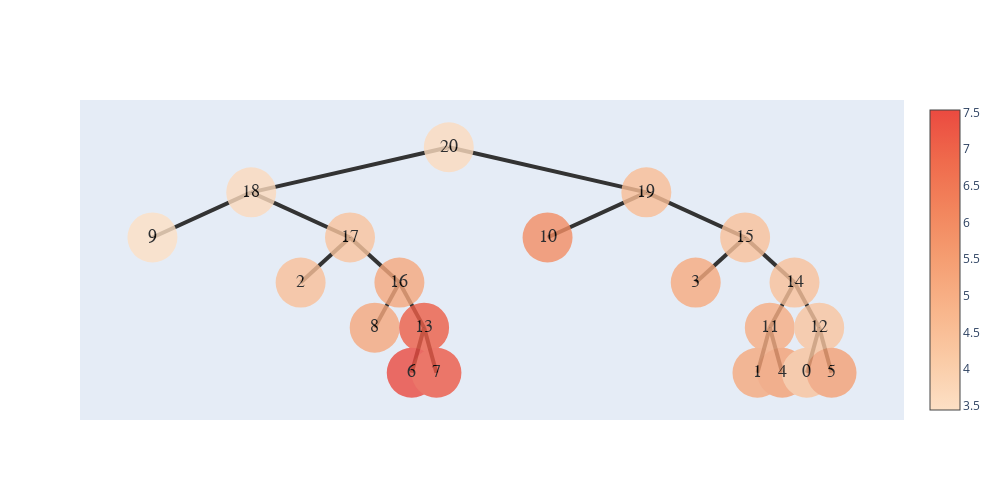
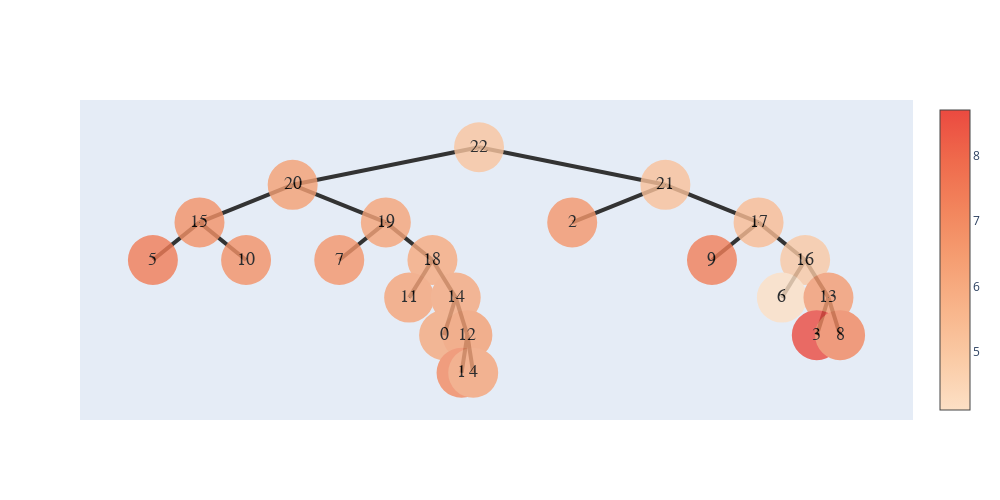
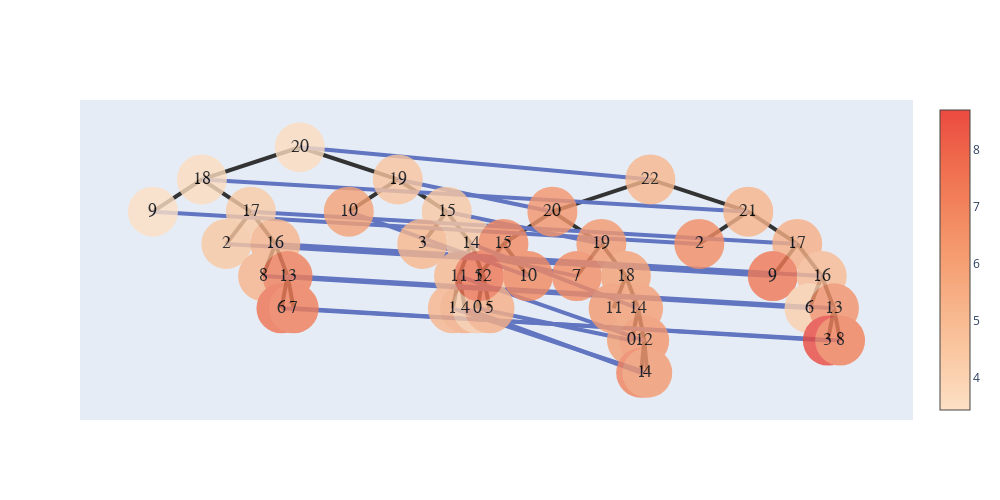

Notebook code cell kept with these figures, in order:
### Code cell
alignment_process(cell_path1,cell_path2,celltype_path1,celltype_path2,celltype_column1,celltype_column2,folder_path1,folder_path2,radius1,radius2,c1,c2,epoches1,epoches2)

### Figure 1 — Plotly figure (JSON) as saved in the notebook; plotly's stock layout.template omitted (floating-point values rounded to 4 significant figures)
{"data": [{"hoverinfo": "text", "marker": {"color": [3.587, 3.626, 3.44, 4.33, 4.452, 5.193, 5.177, 7.113, 7.533, 7.207, 4.556, 5.929, 4.421, 5.126, 4.429, 5.043, 5.161, 5.441, 4.31, 4.345, 5.399], "colorscale": [[0, "rgb(253, 224, 197)"], [0.1667, "rgb(250, 203, 166)"], [0.3333, "rgb(248, 181, 139)"], [0.5, "rgb(245, 158, 114)"], [0.6667, "rgb(242, 133, 93)"], [0.8333, "rgb(239, 106, 76)"], [1, "rgb(235, 74, 64)"]], "showscale": true, "size": 50, "symbol": "circle-dot"}, "mode": "markers+text", "opacity": 0.8, "text": ["20", "18", "9", "17", "2", "16", "8", "13", "6", "7", "19", "10", "15", "3", "14", "11", "1", "4", "12", "0", "5"], "textfont": {"color": "#000000", "family": "sans serif", "size": 18}, "type": "scatter", "x": [5.5, 3.25, 2.125, 4.375, 3.812, 4.938, 4.656, 5.219, 5.078, 5.359, 7.75, 6.625, 8.875, 8.312, 9.438, 9.156, 9.016, 9.297, 9.719, 9.578, 9.859], "y": [5, 3.5, 2, 2, 0.5, 0.5, -1, -1, -2.5, -2.5, 3.5, 2, 2, 0.5, 0.5, -1, -2.5, -2.5, -1, -2.5, -2.5]}], "layout": {"height": 500, "shapes": [{"layer": "below", "line": {"color": "#333", "width": 4}, "type": "line", "x0": 5.5, "x1": 5.5, "y0": 5, "y1": 5}, {"layer": "below", "line": {"color": "#333", "width": 4}, "type": "line", "x0": 5.5, "x1": 3.25, "y0": 5, "y1": 3.5}, {"layer": "below", "line": {"color": "#333", "width": 4}, "type": "line", "x0": 3.25, "x1": 2.125, "y0": 3.5, "y1": 2}, {"layer": "below", "line": {"color": "#333", "width": 4}, "type": "line", "x0": 3.25, "x1": 4.375, "y0": 3.5, "y1": 2}, {"layer": "below", "line": {"color": "#333", "width": 4}, "type": "line", "x0": 4.375, "x1": 3.812, "y0": 2, "y1": 0.5}, {"layer": "below", "line": {"color": "#333", "width": 4}, "type": "line", "x0": 4.375, "x1": 4.938, "y0": 2, "y1": 0.5}, {"layer": "below", "line": {"color": "#333", "width": 4}, "type": "line", "x0": 4.938, "x1": 4.656, "y0": 0.5, "y1": -1}, {"layer": "below", "line": {"color": "#333", "width": 4}, "type": "line", "x0": 4.938, "x1": 5.219, "y0": 0.5, "y1": -1}, {"layer": "below", "line": {"color": "#333", "width": 4}, "type": "line", "x0": 5.219, "x1": 5.078, "y0": -1, "y1": -2.5}, {"layer": "below", "line": {"color": "#333", "width": 4}, "type": "line", "x0": 5.219, "x1": 5.359, "y0": -1, "y1": -2.5}, {"layer": "below", "line": {"color": "#333", "width": 4}, "type": "line", "x0": 5.5, "x1": 7.75, "y0": 5, "y1": 3.5}, {"layer": "below", "line": {"color": "#333", "width": 4}, "type": "line", "x0": 7.75, "x1": 6.625, "y0": 3.5, "y1": 2}, {"layer": "below", "line": {"color": "#333", "width": 4}, "type": "line", "x0": 7.75, "x1": 8.875, "y0": 3.5, "y1": 2}, {"layer": "below", "line": {"color": "#333", "width": 4}, "type": "line", "x0": 8.875, "x1": 8.312, "y0": 2, "y1": 0.5}, {"layer": "below", "line": {"color": "#333", "width": 4}, "type": "line", "x0": 8.875, "x1": 9.438, "y0": 2, "y1": 0.5}, {"layer": "below", "line": {"color": "#333", "width": 4}, "type": "line", "x0": 9.438, "x1": 9.156, "y0": 0.5, "y1": -1}, {"layer": "below", "line": {"color": "#333", "width": 4}, "type": "line", "x0": 9.156, "x1": 9.016, "y0": -1, "y1": -2.5}, {"layer": "below", "line": {"color": "#333", "width": 4}, "type": "line", "x0": 9.156, "x1": 9.297, "y0": -1, "y1": -2.5}, {"layer": "below", "line": {"color": "#333", "width": 4}, "type": "line", "x0": 9.438, "x1": 9.719, "y0": 0.5, "y1": -1}, {"layer": "below", "line": {"color": "#333", "width": 4}, "type": "line", "x0": 9.719, "x1": 9.578, "y0": -1, "y1": -2.5}, {"layer": "below", "line": {"color": "#333", "width": 4}, "type": "line", "x0": 9.719, "x1": 9.859, "y0": -1, "y1": -2.5}], "width": 1000, "xaxis": {"showgrid": false, "showline": false, "showticklabels": false, "zeroline": false}, "yaxis": {"showgrid": false, "showline": false, "showticklabels": false, "zeroline": false}}}

### Figure 2 — Plotly figure (JSON) as saved in the notebook; plotly's stock layout.template omitted (floating-point values rounded to 4 significant figures)
{"data": [{"hoverinfo": "text", "marker": {"color": [5.075, 6.339, 6.796, 7.431, 6.808, 6.198, 6.669, 5.997, 6.201, 6.061, 6.043, 6.345, 7.018, 6.192, 5.223, 6.622, 5.389, 7.344, 4.942, 4.116, 6.46, 8.696, 7.063], "colorscale": [[0, "rgb(253, 224, 197)"], [0.1667, "rgb(250, 203, 166)"], [0.3333, "rgb(248, 181, 139)"], [0.5, "rgb(245, 158, 114)"], [0.6667, "rgb(242, 133, 93)"], [0.8333, "rgb(239, 106, 76)"], [1, "rgb(235, 74, 64)"]], "showscale": true, "size": 50, "symbol": "circle-dot"}, "mode": "markers+text", "opacity": 0.8, "text": ["22", "20", "15", "5", "10", "19", "7", "18", "11", "14", "0", "12", "1", "4", "21", "2", "17", "9", "16", "6", "13", "3", "8"], "textfont": {"color": "#000000", "family": "sans serif", "size": 18}, "type": "scatter", "x": [5.5, 3.25, 2.125, 1.562, 2.688, 4.375, 3.812, 4.938, 4.656, 5.219, 5.078, 5.359, 5.289, 5.43, 7.75, 6.625, 8.875, 8.312, 9.438, 9.156, 9.719, 9.578, 9.859], "y": [5, 3.5, 2, 0.5, 0.5, 2, 0.5, 0.5, -1, -1, -2.5, -2.5, -4, -4, 3.5, 2, 2, 0.5, 0.5, -1, -1, -2.5, -2.5]}], "layout": {"height": 500, "shapes": [{"layer": "below", "line": {"color": "#333", "width": 4}, "type": "line", "x0": 5.5, "x1": 5.5, "y0": 5, "y1": 5}, {"layer": "below", "line": {"color": "#333", "width": 4}, "type": "line", "x0": 5.5, "x1": 3.25, "y0": 5, "y1": 3.5}, {"layer": "below", "line": {"color": "#333", "width": 4}, "type": "line", "x0": 3.25, "x1": 2.125, "y0": 3.5, "y1": 2}, {"layer": "below", "line": {"color": "#333", "width": 4}, "type": "line", "x0": 2.125, "x1": 1.562, "y0": 2, "y1": 0.5}, {"layer": "below", "line": {"color": "#333", "width": 4}, "type": "line", "x0": 2.125, "x1": 2.688, "y0": 2, "y1": 0.5}, {"layer": "below", "line": {"color": "#333", "width": 4}, "type": "line", "x0": 3.25, "x1": 4.375, "y0": 3.5, "y1": 2}, {"layer": "below", "line": {"color": "#333", "width": 4}, "type": "line", "x0": 4.375, "x1": 3.812, "y0": 2, "y1": 0.5}, {"layer": "below", "line": {"color": "#333", "width": 4}, "type": "line", "x0": 4.375, "x1": 4.938, "y0": 2, "y1": 0.5}, {"layer": "below", "line": {"color": "#333", "width": 4}, "type": "line", "x0": 4.938, "x1": 4.656, "y0": 0.5, "y1": -1}, {"layer": "below", "line": {"color": "#333", "width": 4}, "type": "line", "x0": 4.938, "x1": 5.219, "y0": 0.5, "y1": -1}, {"layer": "below", "line": {"color": "#333", "width": 4}, "type": "line", "x0": 5.219, "x1": 5.078, "y0": -1, "y1": -2.5}, {"layer": "below", "line": {"color": "#333", "width": 4}, "type": "line", "x0": 5.219, "x1": 5.359, "y0": -1, "y1": -2.5}, {"layer": "below", "line": {"color": "#333", "width": 4}, "type": "line", "x0": 5.359, "x1": 5.289, "y0": -2.5, "y1": -4}, {"layer": "below", "line": {"color": "#333", "width": 4}, "type": "line", "x0": 5.359, "x1": 5.43, "y0": -2.5, "y1": -4}, {"layer": "below", "line": {"color": "#333", "width": 4}, "type": "line", "x0": 5.5, "x1": 7.75, "y0": 5, "y1": 3.5}, {"layer": "below", "line": {"color": "#333", "width": 4}, "type": "line", "x0": 7.75, "x1": 6.625, "y0": 3.5, "y1": 2}, {"layer": "below", "line": {"color": "#333", "width": 4}, "type": "line", "x0": 7.75, "x1": 8.875, "y0": 3.5, "y1": 2}, {"layer": "below", "line": {"color": "#333", "width": 4}, "type": "line", "x0": 8.875, "x1": 8.312, "y0": 2, "y1": 0.5}, {"layer": "below", "line": {"color": "#333", "width": 4}, "type": "line", "x0": 8.875, "x1": 9.438, "y0": 2, "y1": 0.5}, {"layer": "below", "line": {"color": "#333", "width": 4}, "type": "line", "x0": 9.438, "x1": 9.156, "y0": 0.5, "y1": -1}, {"layer": "below", "line": {"color": "#333", "width": 4}, "type": "line", "x0": 9.438, "x1": 9.719, "y0": 0.5, "y1": -1}, {"layer": "below", "line": {"color": "#333", "width": 4}, "type": "line", "x0": 9.719, "x1": 9.578, "y0": -1, "y1": -2.5}, {"layer": "below", "line": {"color": "#333", "width": 4}, "type": "line", "x0": 9.719, "x1": 9.859, "y0": -1, "y1": -2.5}], "width": 1000, "xaxis": {"showgrid": false, "showline": false, "showticklabels": false, "zeroline": false}, "yaxis": {"showgrid": false, "showline": false, "showticklabels": false, "zeroline": false}}}

### Figure 3 — Plotly figure (JSON) as saved in the notebook; plotly's stock layout.template omitted (floating-point values rounded to 4 significant figures)
{"data": [{"hoverinfo": "text", "hovertext": ["connect 22", "connect 21", "connect 2", "connect 17", "connect 9", "connect 16", "connect 6", "connect 13", "connect 8", "connect 3", "connect 20", "connect 10", "connect 19", "connect 7", "connect 14", "connect 12", "connect 4", "connect 1", "connect Empty", "connect 0", "connect Empty", "connect 20", "connect 19", "connect Empty", "connect Empty", "connect 10", "connect 15", "connect 3", "connect Empty", "connect Empty", "connect 14", "connect 0", "connect 11", "connect 4", "connect 1", "connect 18", "connect 9", "connect 17", "connect 2", "connect 16", "connect 8", "connect 13", "connect 7", "connect 6"], "marker": {"color": [3.587, 3.626, 3.44, 4.33, 4.452, 5.193, 5.177, 7.113, 7.533, 7.207, 4.556, 5.929, 4.421, 5.126, 4.429, 5.043, 5.161, 5.441, 4.31, 4.345, 5.399, 5.075, 6.339, 6.796, 7.431, 6.808, 6.198, 6.669, 5.997, 6.201, 6.061, 6.043, 6.345, 7.018, 6.192, 5.223, 6.622, 5.389, 7.344, 4.942, 4.116, 6.46, 8.696, 7.063], "colorscale": [[0, "rgb(253, 224, 197)"], [0.1667, "rgb(250, 203, 166)"], [0.3333, "rgb(248, 181, 139)"], [0.5, "rgb(245, 158, 114)"], [0.6667, "rgb(242, 133, 93)"], [0.8333, "rgb(239, 106, 76)"], [1, "rgb(235, 74, 64)"]], "showscale": true, "size": 50, "symbol": "circle-dot"}, "mode": "markers+text", "opacity": 0.8, "text": ["20", "18", "9", "17", "2", "16", "8", "13", "6", "7", "19", "10", "15", "3", "14", "11", "1", "4", "12", "0", "5", "22", "20", "15", "5", "10", "19", "7", "18", "11", "14", "0", "12", "1", "4", "21", "2", "17", "9", "16", "6", "13", "3", "8"], "textfont": {"color": "#000000", "family": "sans serif", "size": 18}, "type": "scatter", "x": [10.5, 5.75, 3.375, 8.125, 6.938, 9.312, 8.719, 9.906, 9.609, 10.2, 15.25, 12.88, 17.62, 16.44, 18.81, 18.22, 17.92, 18.52, 19.41, 19.11, 19.7, 27.5, 22.75, 20.38, 19.19, 21.56, 25.12, 23.94, 26.31, 25.72, 26.91, 26.61, 27.2, 27.05, 27.35, 32.25, 29.88, 34.62, 33.44, 35.81, 35.22, 36.41, 36.11, 36.7], "y": [5, 3.5, 2, 2, 0.5, 0.5, -1, -1, -2.5, -2.5, 3.5, 2, 2, 0.5, 0.5, -1, -2.5, -2.5, -1, -2.5, -2.5, 3.5, 2, 0.5, -1, -1, 0.5, -1, -1, -2.5, -2.5, -4, -4, -5.5, -5.5, 2, 0.5, 0.5, -1, -1, -2.5, -2.5, -4, -4]}], "layout": {"height": 500, "shapes": [{"layer": "below", "line": {"color": "#333", "width": 4}, "type": "line", "x0": 10.5, "x1": 10.5, "y0": 5, "y1": 5}, {"layer": "below", "line": {"color": "#333", "width": 4}, "type": "line", "x0": 10.5, "x1": 5.75, "y0": 5, "y1": 3.5}, {"layer": "below", "line": {"color": "#333", "width": 4}, "type": "line", "x0": 5.75, "x1": 3.375, "y0": 3.5, "y1": 2}, {"layer": "below", "line": {"color": "#333", "width": 4}, "type": "line", "x0": 5.75, "x1": 8.125, "y0": 3.5, "y1": 2}, {"layer": "below", "line": {"color": "#333", "width": 4}, "type": "line", "x0": 8.125, "x1": 6.938, "y0": 2, "y1": 0.5}, {"layer": "below", "line": {"color": "#333", "width": 4}, "type": "line", "x0": 8.125, "x1": 9.312, "y0": 2, "y1": 0.5}, {"layer": "below", "line": {"color": "#333", "width": 4}, "type": "line", "x0": 9.312, "x1": 8.719, "y0": 0.5, "y1": -1}, {"layer": "below", "line": {"color": "#333", "width": 4}, "type": "line", "x0": 9.312, "x1": 9.906, "y0": 0.5, "y1": -1}, {"layer": "below", "line": {"color": "#333", "width": 4}, "type": "line", "x0": 9.906, "x1": 9.609, "y0": -1, "y1": -2.5}, {"layer": "below", "line": {"color": "#333", "width": 4}, "type": "line", "x0": 9.906, "x1": 10.2, "y0": -1, "y1": -2.5}, {"layer": "below", "line": {"color": "#333", "width": 4}, "type": "line", "x0": 10.5, "x1": 15.25, "y0": 5, "y1": 3.5}, {"layer": "below", "line": {"color": "#333", "width": 4}, "type": "line", "x0": 15.25, "x1": 12.88, "y0": 3.5, "y1": 2}, {"layer": "below", "line": {"color": "#333", "width": 4}, "type": "line", "x0": 15.25, "x1": 17.62, "y0": 3.5, "y1": 2}, {"layer": "below", "line": {"color": "#333", "width": 4}, "type": "line", "x0": 17.62, "x1": 16.44, "y0": 2, "y1": 0.5}, {"layer": "below", "line": {"color": "#333", "width": 4}, "type": "line", "x0": 17.62, "x1": 18.81, "y0": 2, "y1": 0.5}, {"layer": "below", "line": {"color": "#333", "width": 4}, "type": "line", "x0": 18.81, "x1": 18.22, "y0": 0.5, "y1": -1}, {"layer": "below", "line": {"color": "#333", "width": 4}, "type": "line", "x0": 18.22, "x1": 17.92, "y0": -1, "y1": -2.5}, {"layer": "below", "line": {"color": "#333", "width": 4}, "type": "line", "x0": 18.22, "x1": 18.52, "y0": -1, "y1": -2.5}, {"layer": "below", "line": {"color": "#333", "width": 4}, "type": "line", "x0": 18.81, "x1": 19.41, "y0": 0.5, "y1": -1}, {"layer": "below", "line": {"color": "#333", "width": 4}, "type": "line", "x0": 19.41, "x1": 19.11, "y0": -1, "y1": -2.5}, {"layer": "below", "line": {"color": "#333", "width": 4}, "type": "line", "x0": 19.41, "x1": 19.7, "y0": -1, "y1": -2.5}, {"layer": "below", "line": {"color": "#333", "width": 4}, "type": "line", "x0": 27.5, "x1": 27.5, "y0": 3.5, "y1": 3.5}, {"layer": "below", "line": {"color": "#333", "width": 4}, "type": "line", "x0": 27.5, "x1": 22.75, "y0": 3.5, "y1": 2}, {"layer": "below", "line": {"color": "#333", "width": 4}, "type": "line", "x0": 22.75, "x1": 20.38, "y0": 2, "y1": 0.5}, {"layer": "below", "line": {"color": "#333", "width": 4}, "type": "line", "x0": 20.38, "x1": 19.19, "y0": 0.5, "y1": -1}, {"layer": "below", "line": {"color": "#333", "width": 4}, "type": "line", "x0": 20.38, "x1": 21.56, "y0": 0.5, "y1": -1}, {"layer": "below", "line": {"color": "#333", "width": 4}, "type": "line", "x0": 22.75, "x1": 25.12, "y0": 2, "y1": 0.5}, {"layer": "below", "line": {"color": "#333", "width": 4}, "type": "line", "x0": 25.12, "x1": 23.94, "y0": 0.5, "y1": -1}, {"layer": "below", "line": {"color": "#333", "width": 4}, "type": "line", "x0": 25.12, "x1": 26.31, "y0": 0.5, "y1": -1}, {"layer": "below", "line": {"color": "#333", "width": 4}, "type": "line", "x0": 26.31, "x1": 25.72, "y0": -1, "y1": -2.5}, {"layer": "below", "line": {"color": "#333", "width": 4}, "type": "line", "x0": 26.31, "x1": 26.91, "y0": -1, "y1": -2.5}, {"layer": "below", "line": {"color": "#333", "width": 4}, "type": "line", "x0": 26.91, "x1": 26.61, "y0": -2.5, "y1": -4}, {"layer": "below", "line": {"color": "#333", "width": 4}, "type": "line", "x0": 26.91, "x1": 27.2, "y0": -2.5, "y1": -4}, {"layer": "below", "line": {"color": "#333", "width": 4}, "type": "line", "x0": 27.2, "x1": 27.05, "y0": -4, "y1": -5.5}, {"layer": "below", "line": {"color": "#333", "width": 4}, "type": "line", "x0": 27.2, "x1": 27.35, "y0": -4, "y1": -5.5}, {"layer": "below", "line": {"color": "#333", "width": 4}, "type": "line", "x0": 27.5, "x1": 32.25, "y0": 3.5, "y1": 2}, {"layer": "below", "line": {"color": "#333", "width": 4}, "type": "line", "x0": 32.25, "x1": 29.88, "y0": 2, "y1": 0.5}, {"layer": "below", "line": {"color": "#333", "width": 4}, "type": "line", "x0": 32.25, "x1": 34.62, "y0": 2, "y1": 0.5}, {"layer": "below", "line": {"color": "#333", "width": 4}, "type": "line", "x0": 34.62, "x1": 33.44, "y0": 0.5, "y1": -1}, {"layer": "below", "line": {"color": "#333", "width": 4}, "type": "line", "x0": 34.62, "x1": 35.81, "y0": 0.5, "y1": -1}, {"layer": "below", "line": {"color": "#333", "width": 4}, "type": "line", "x0": 35.81, "x1": 35.22, "y0": -1, "y1": -2.5}, {"layer": "below", "line": {"color": "#333", "width": 4}, "type": "line", "x0": 35.81, "x1": 36.41, "y0": -1, "y1": -2.5}, {"layer": "below", "line": {"color": "#333", "width": 4}, "type": "line", "x0": 36.41, "x1": 36.11, "y0": -2.5, "y1": -4}, {"layer": "below", "line": {"color": "#333", "width": 4}, "type": "line", "x0": 36.41, "x1": 36.7, "y0": -2.5, "y1": -4}, {"layer": "below", "line": {"color": "#6175c1", "width": 4}, "type": "line", "x0": 10.5, "x1": 27.5, "y0": 5, "y1": 3.5}, {"layer": "below", "line": {"color": "#6175c1", "width": 4}, "type": "line", "x0": 15.25, "x1": 22.75, "y0": 3.5, "y1": 2}, {"layer": "below", "line": {"color": "#6175c1", "width": 4}, "type": "line", "x0": 17.62, "x1": 25.12, "y0": 2, "y1": 0.5}, {"layer": "below", "line": {"color": "#6175c1", "width": 4}, "type": "line", "x0": 18.81, "x1": 26.91, "y0": 0.5, "y1": -2.5}, {"layer": "below", "line": {"color": "#6175c1", "width": 4}, "type": "line", "x0": 19.11, "x1": 26.61, "y0": -2.5, "y1": -4}, {"layer": "below", "line": {"color": "#6175c1", "width": 4}, "type": "line", "x0": 18.22, "x1": 27.2, "y0": -1, "y1": -4}, {"layer": "below", "line": {"color": "#6175c1", "width": 4}, "type": "line", "x0": 18.52, "x1": 27.05, "y0": -2.5, "y1": -5.5}, {"layer": "below", "line": {"color": "#6175c1", "width": 4}, "type": "line", "x0": 17.92, "x1": 27.35, "y0": -2.5, "y1": -5.5}, {"layer": "below", "line": {"color": "#6175c1", "width": 4}, "type": "line", "x0": 16.44, "x1": 23.94, "y0": 0.5, "y1": -1}, {"layer": "below", "line": {"color": "#6175c1", "width": 4}, "type": "line", "x0": 12.88, "x1": 21.56, "y0": 2, "y1": -1}, {"layer": "below", "line": {"color": "#6175c1", "width": 4}, "type": "line", "x0": 5.75, "x1": 32.25, "y0": 3.5, "y1": 2}, {"layer": "below", "line": {"color": "#6175c1", "width": 4}, "type": "line", "x0": 8.125, "x1": 34.62, "y0": 2, "y1": 0.5}, {"layer": "below", "line": {"color": "#6175c1", "width": 4}, "type": "line", "x0": 9.312, "x1": 35.81, "y0": 0.5, "y1": -1}, {"layer": "below", "line": {"color": "#6175c1", "width": 4}, "type": "line", "x0": 9.906, "x1": 36.41, "y0": -1, "y1": -2.5}, {"layer": "below", "line": {"color": "#6175c1", "width": 4}, "type": "line", "x0": 10.2, "x1": 36.11, "y0": -2.5, "y1": -4}, {"layer": "below", "line": {"color": "#6175c1", "width": 4}, "type": "line", "x0": 9.609, "x1": 36.7, "y0": -2.5, "y1": -4}, {"layer": "below", "line": {"color": "#6175c1", "width": 4}, "type": "line", "x0": 8.719, "x1": 35.22, "y0": -1, "y1": -2.5}, {"layer": "below", "line": {"color": "#6175c1", "width": 4}, "type": "line", "x0": 6.938, "x1": 33.44, "y0": 0.5, "y1": -1}, {"layer": "below", "line": {"color": "#6175c1", "width": 4}, "type": "line", "x0": 3.375, "x1": 29.88, "y0": 2, "y1": 0.5}], "width": 1000, "xaxis": {"showgrid": false, "showline": false, "showticklabels": false, "zeroline": false}, "yaxis": {"showgrid": false, "showline": false, "showticklabels": false, "zeroline": false}}}
